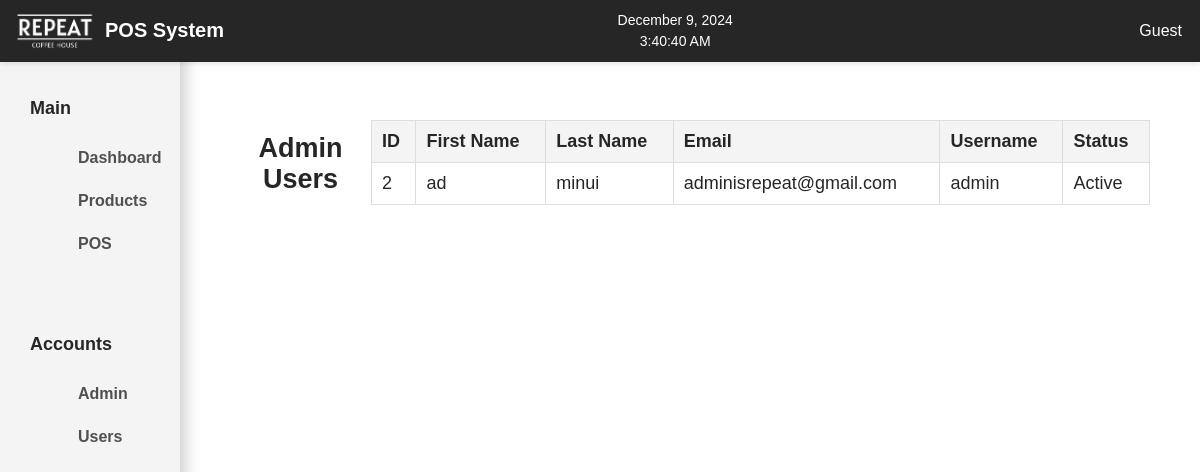
The page /view_admins.php on the database its author committed.
### tables this page shows
CREATE TABLE `admintbl` (
  `id` int(11) NOT NULL,
  `firstname` varchar(100) NOT NULL,
  `lastname` varchar(100) NOT NULL,
  `email` varchar(255) NOT NULL,
  `username` varchar(100) NOT NULL,
  `password` varchar(255) NOT NULL,
  `isActive` tinyint(1) NOT NULL DEFAULT 1,
  `isAdmin` tinyint(1) NOT NULL DEFAULT 1
);

### view_admins.php (the view, shortened to what this page needs)
<?php
$conn = new mysqli('sql.freedb.tech', 'freedb_etheria2024', 'EXH$fvdNh78zv*J', 'freedb_rch_db');
$query = "SELECT id, firstname, lastname, email, username, isActive FROM admintbl";
$result = $conn->query($query);
?>
<!DOCTYPE html>
<html lang="en">
<head>
    <link rel="stylesheet" href="styles.css">
</head>
<body>
    <?php include 'header.php'; ?>
    <?php include 'navbar.php'; ?>
    <?php include 'sidebar.php'; ?>
    <div class="dashboard-grid">
        <div class="db-content">
            <h2>Admin Users</h2>
            <table border="1">
                <thead>
                    <tr>
                        <th>ID</th>
                        <th>First Name</th>
                        <th>Last Name</th>
                        <th>Email</th>
                        <th>Username</th>
                        <th>Status</th>
                    </tr>
                </thead>
                <tbody>
                    <?php
                    if ($result->num_rows > 0) {
                        while ($row = $result->fetch_assoc()) {
                            echo "<tr>
                                <td>{$row['id']}</td>
                                <td>{$row['firstname']}</td>
                                <td>{$row['lastname']}</td>
                                <td>{$row['email']}</td>
                                <td>{$row['username']}</td>
                                <td>" . ($row['isActive'] ? 'Active' : 'Inactive') . "</td>
                            </tr>";
                        }
                    } else {
                        echo "<tr><td colspan='6'>No admins found</td></tr>";
                    }
                    ?>
                </tbody>
            </table>
        </div>
    </div>
    <?php include 'footer.php'; ?>
</body>
</html>

### styles.css (style rules this page uses)
body { margin: 0; padding: 0; font-family: Arial, sans-serif; background-color: #fff; height: 100vh; overflow: hidden; }
.dashboard-grid:nth-child(2) { grid-column: 2 / 3; height: auto; overflow-y: auto; padding: 50px; }
.dashboard-grid { color: #262626; font-size: 18px; font-weight: 500; text-align: left; }
.db-content { margin-top: 50px; display: flex; justify-content: center; align-items: center; }
table { width: 100%; border-collapse: collapse; margin: 20px 0; }
table, th, td { border: 1px solid #ddd; }
th, td { padding: 10px; text-align: left; }
th { background-color: #f4f4f4; }
h2 { text-align: center; margin-bottom: 20px; }

### rows shown on the page
admintbl: id "2", firstname "ad", lastname "minui", email "adminisrepeat@gmail.com", username "admin", isActive "Active"
